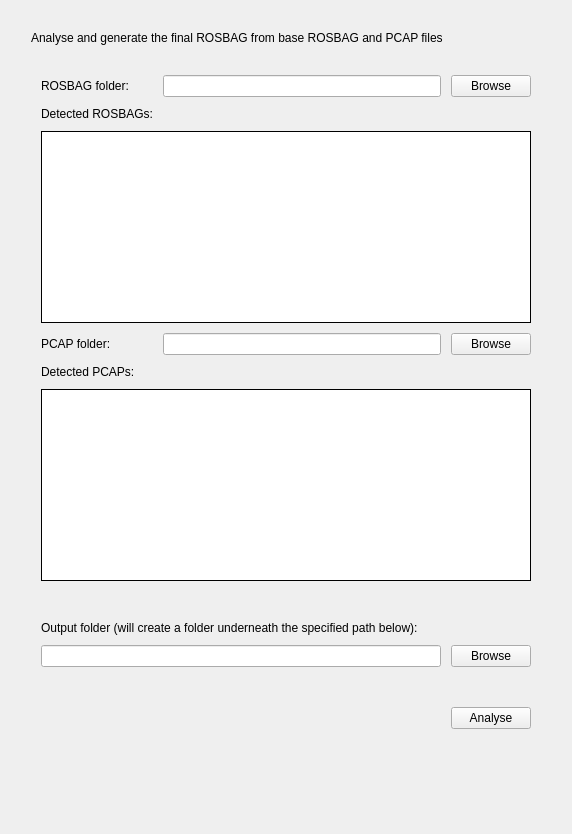
      <widget class="QWidget" name="analyser_tab">
       <property name="sizePolicy">
        <sizepolicy hsizetype="Fixed" vsizetype="Fixed">
         <horstretch>0</horstretch>
         <verstretch>0</verstretch>
        </sizepolicy>
       </property>
       <attribute name="title">
        <string>Analyser</string>
       </attribute>
       <layout class="QGridLayout" name="gridLayout_2">
        <item row="8" column="0">
         <spacer name="verticalSpacer">
          <property name="orientation">
           <enum>Qt::Vertical</enum>
          </property>
          <property name="sizeHint" stdset="0">
           <size>
            <width>20</width>
            <height>40</height>
           </size>
          </property>
         </spacer>
        </item>
        <item row="3" column="0">
         <layout class="QVBoxLayout" name="verticalLayout">
          <property name="spacing">
           <number>20</number>
          </property>
          <property name="leftMargin">
           <number>20</number>
          </property>
          <property name="topMargin">
           <number>20</number>
          </property>
          <property name="rightMargin">
           <number>20</number>
          </property>
          <property name="bottomMargin">
           <number>20</number>
          </property>
          <item>
           <widget class="QLabel" name="label_20">
            <property name="sizePolicy">
             <sizepolicy hsizetype="Fixed" vsizetype="Fixed">
              <horstretch>0</horstretch>
              <verstretch>0</verstretch>
             </sizepolicy>
            </property>
            <property name="frameShape">
             <enum>QFrame::NoFrame</enum>
            </property>
            <property name="text">
             <string>Analyse and generate the final ROSBAG from base ROSBAG and PCAP files</string>
            </property>
            <property name="textFormat">
             <enum>Qt::AutoText</enum>
            </property>
           </widget>
          </item>
          <item>
           <layout class="QGridLayout" name="gridLayout_3">
            <property name="leftMargin">
             <number>10</number>
            </property>
            <property name="topMargin">
             <number>10</number>
            </property>
            <property name="rightMargin">
             <number>10</number>
            </property>
            <property name="bottomMargin">
             <number>10</number>
            </property>
            <property name="spacing">
             <number>10</number>
            </property>
            <item row="1" column="1">
             <widget class="QLineEdit" name="AnalyserRosbagPath">
              <property name="sizePolicy">
               <sizepolicy hsizetype="Preferred" vsizetype="Fixed">
                <horstretch>0</horstretch>
                <verstretch>0</verstretch>
               </sizepolicy>
              </property>
              <property name="minimumSize">
               <size>
                <width>0</width>
                <height>0</height>
               </size>
              </property>
              <property name="text">
               <string/>
              </property>
              <property name="clearButtonEnabled">
               <bool>true</bool>
              </property>
             </widget>
            </item>
            <item row="1" column="0">
             <widget class="QLabel" name="label_21">
              <property name="sizePolicy">
               <sizepolicy hsizetype="Fixed" vsizetype="Fixed">
                <horstretch>0</horstretch>
                <verstretch>0</verstretch>
               </sizepolicy>
              </property>
              <property name="frameShape">
               <enum>QFrame::NoFrame</enum>
              </property>
              <property name="text">
               <string>ROSBAG folder:</string>
              </property>
              <property name="textFormat">
               <enum>Qt::AutoText</enum>
              </property>
             </widget>
            </item>
            <item row="4" column="0">
             <widget class="QLabel" name="label_24">
              <property name="sizePolicy">
               <sizepolicy hsizetype="Fixed" vsizetype="Fixed">
                <horstretch>0</horstretch>
                <verstretch>0</verstretch>
               </sizepolicy>
              </property>
              <property name="frameShape">
               <enum>QFrame::NoFrame</enum>
              </property>
              <property name="text">
               <string>PCAP folder:</string>
              </property>
              <property name="textFormat">
               <enum>Qt::AutoText</enum>
              </property>
             </widget>
            </item>
            <item row="6" column="0" colspan="3">
             <widget class="QListView" name="AnalyserPcapList">
              <property name="minimumSize">
               <size>
                <width>0</width>
                <height>150</height>
               </size>
              </property>
              <property name="font">
               <font>
                <pointsize>9</pointsize>
               </font>
              </property>
              <property name="frameShape">
               <enum>QFrame::Box</enum>
              </property>
              <property name="frameShadow">
               <enum>QFrame::Plain</enum>
              </property>
              <property name="editTriggers">
               <set>QAbstractItemView::NoEditTriggers</set>
              </property>
             </widget>
            </item>
            <item row="3" column="0" colspan="3">
             <widget class="QListView" name="AnalyserRosbagList">
              <property name="enabled">
               <bool>true</bool>
              </property>
              <property name="minimumSize">
               <size>
                <width>0</width>
                <height>150</height>
               </size>
              </property>
              <property name="font">
               <font>
                <pointsize>9</pointsize>
               </font>
              </property>
              <property name="frameShape">
               <enum>QFrame::Box</enum>
              </property>
              <property name="frameShadow">
               <enum>QFrame::Plain</enum>
              </property>
              <property name="editTriggers">
               <set>QAbstractItemView::NoEditTriggers</set>
              </property>
             </widget>
            </item>
            <item row="5" column="0">
             <widget class="QLabel" name="label_23">
              <property name="sizePolicy">
               <sizepolicy hsizetype="Fixed" vsizetype="Fixed">
                <horstretch>0</horstretch>
                <verstretch>0</verstretch>
               </sizepolicy>
              </property>
              <property name="frameShape">
               <enum>QFrame::NoFrame</enum>
              </property>
              <property name="text">
               <string>Detected PCAPs:</string>
              </property>
              <property name="textFormat">
               <enum>Qt::AutoText</enum>
              </property>
             </widget>
            </item>
            <item row="2" column="0">
             <widget class="QLabel" name="label_22">
              <property name="sizePolicy">
               <sizepolicy hsizetype="Fixed" vsizetype="Fixed">
                <horstretch>0</horstretch>
                <verstretch>0</verstretch>
               </sizepolicy>
              </property>
              <property name="frameShape">
               <enum>QFrame::NoFrame</enum>
              </property>
              <property name="text">
               <string>Detected ROSBAGs:</string>
              </property>
              <property name="textFormat">
               <enum>Qt::AutoText</enum>
              </property>
             </widget>
            </item>
            <item row="4" column="2">
             <widget class="QPushButton" name="AnalyserPcapBrowse">
              <property name="sizePolicy">
               <sizepolicy hsizetype="Fixed" vsizetype="Fixed">
                <horstretch>0</horstretch>
                <verstretch>0</verstretch>
               </sizepolicy>
              </property>
              <property name="text">
               <string>Browse</string>
              </property>
              <property name="autoDefault">
               <bool>false</bool>
              </property>
              <property name="default">
               <bool>false</bool>
              </property>
              <property name="flat">
               <bool>false</bool>
              </property>
             </widget>
            </item>
            <item row="1" column="2">
             <widget class="QPushButton" name="AnalyserRosbagBrowse">
              <property name="sizePolicy">
               <sizepolicy hsizetype="Fixed" vsizetype="Fixed">
                <horstretch>0</horstretch>
                <verstretch>0</verstretch>
               </sizepolicy>
              </property>
              <property name="text">
               <string>Browse</string>
              </property>
              <property name="autoDefault">
               <bool>false</bool>
              </property>
              <property name="default">
               <bool>false</bool>
              </property>
              <property name="flat">
               <bool>false</bool>
              </property>
             </widget>
            </item>
            <item row="4" column="1">
             <widget class="QLineEdit" name="AnalyserPcapPath">
              <property name="sizePolicy">
               <sizepolicy hsizetype="Preferred" vsizetype="Fixed">
                <horstretch>0</horstretch>
                <verstretch>0</verstretch>
               </sizepolicy>
              </property>
              <property name="minimumSize">
               <size>
                <width>0</width>
                <height>0</height>
               </size>
              </property>
              <property name="clearButtonEnabled">
               <bool>true</bool>
              </property>
             </widget>
            </item>
           </layout>
          </item>
          <item>
           <layout class="QGridLayout" name="gridLayout_7">
            <property name="leftMargin">
             <number>10</number>
            </property>
            <property name="topMargin">
             <number>10</number>
            </property>
            <property name="rightMargin">
             <number>10</number>
            </property>
            <property name="bottomMargin">
             <number>10</number>
            </property>
            <property name="spacing">
             <number>10</number>
            </property>
            <item row="1" column="2">
             <widget class="QPushButton" name="AnalyserOutputBrowse">
              <property name="sizePolicy">
               <sizepolicy hsizetype="Fixed" vsizetype="Fixed">
                <horstretch>0</horstretch>
                <verstretch>0</verstretch>
               </sizepolicy>
              </property>
              <property name="text">
               <string>Browse</string>
              </property>
              <property name="autoDefault">
               <bool>false</bool>
              </property>
              <property name="default">
               <bool>false</bool>
              </property>
              <property name="flat">
               <bool>false</bool>
              </property>
             </widget>
            </item>
            <item row="1" column="0" colspan="2">
             <widget class="QLineEdit" name="AnalyserOutputPath">
              <property name="sizePolicy">
               <sizepolicy hsizetype="Preferred" vsizetype="Fixed">
                <horstretch>0</horstretch>
                <verstretch>0</verstretch>
               </sizepolicy>
              </property>
              <property name="minimumSize">
               <size>
                <width>0</width>
                <height>0</height>
               </size>
              </property>
              <property name="text">
               <string/>
              </property>
              <property name="clearButtonEnabled">
               <bool>true</bool>
              </property>
             </widget>
            </item>
            <item row="0" column="0" colspan="3">
             <widget class="QLabel" name="label_35">
              <property name="sizePolicy">
               <sizepolicy hsizetype="Fixed" vsizetype="Fixed">
                <horstretch>0</horstretch>
                <verstretch>0</verstretch>
               </sizepolicy>
              </property>
              <property name="frameShape">
               <enum>QFrame::NoFrame</enum>
              </property>
              <property name="text">
               <string>Output folder (will create a folder underneath the specified path below):</string>
              </property>
              <property name="textFormat">
               <enum>Qt::AutoText</enum>
              </property>
             </widget>
            </item>
           </layout>
          </item>
          <item>
           <layout class="QGridLayout" name="gridLayout_6">
            <property name="leftMargin">
             <number>10</number>
            </property>
            <property name="topMargin">
             <number>10</number>
            </property>
            <property name="rightMargin">
             <number>10</number>
            </property>
            <property name="bottomMargin">
             <number>10</number>
            </property>
            <property name="spacing">
             <number>10</number>
            </property>
            <item row="1" column="0">
             <widget class="QLabel" name="AnalyserError">
              <property name="sizePolicy">
               <sizepolicy hsizetype="Fixed" vsizetype="Fixed">
                <horstretch>0</horstretch>
                <verstretch>0</verstretch>
               </sizepolicy>
              </property>
              <property name="minimumSize">
               <size>
                <width>400</width>
                <height>0</height>
               </size>
              </property>
              <property name="palette">
               <palette>
                <active>
                 <colorrole role="WindowText">
                  <brush brushstyle="SolidPattern">
                   <color alpha="255">
                    <red>255</red>
                    <green>0</green>
                    <blue>0</blue>
                   </color>
                  </brush>
                 </colorrole>
                 <colorrole role="Text">
                  <brush brushstyle="SolidPattern">
                   <color alpha="255">
                    <red>255</red>
                    <green>0</green>
                    <blue>0</blue>
                   </color>
                  </brush>
                 </colorrole>
                 <colorrole role="ButtonText">
                  <brush brushstyle="SolidPattern">
                   <color alpha="255">
                    <red>255</red>
                    <green>0</green>
                    <blue>0</blue>
                   </color>
                  </brush>
                 </colorrole>
                 <colorrole role="HighlightedText">
                  <brush brushstyle="SolidPattern">
                   <color alpha="255">
                    <red>255</red>
                    <green>0</green>
                    <blue>0</blue>
                   </color>
                  </brush>
                 </colorrole>
                </active>
                <inactive>
                 <colorrole role="WindowText">
                  <brush brushstyle="SolidPattern">
                   <color alpha="255">
                    <red>0</red>
                    <green>0</green>
                    <blue>0</blue>
                   </color>
                  </brush>
                 </colorrole>
                 <colorrole role="Text">
                  <brush brushstyle="SolidPattern">
                   <color alpha="255">
                    <red>0</red>
                    <green>0</green>
                    <blue>0</blue>
                   </color>
                  </brush>
                 </colorrole>
                 <colorrole role="ButtonText">
                  <brush brushstyle="SolidPattern">
                   <color alpha="255">
                    <red>0</red>
                    <green>0</green>
                    <blue>0</blue>
                   </color>
                  </brush>
                 </colorrole>
                 <colorrole role="HighlightedText">
                  <brush brushstyle="SolidPattern">
                   <color alpha="255">
                    <red>255</red>
                    <green>255</green>
                    <blue>255</blue>
                   </color>
                  </brush>
                 </colorrole>
                </inactive>
                <disabled>
                 <colorrole role="WindowText">
                  <brush brushstyle="SolidPattern">
                   <color alpha="255">
                    <red>0</red>
                    <green>0</green>
                    <blue>0</blue>
                   </color>
                  </brush>
                 </colorrole>
                 <colorrole role="Text">
                  <brush brushstyle="SolidPattern">
                   <color alpha="255">
                    <red>0</red>
                    <green>0</green>
                    <blue>0</blue>
                   </color>
                  </brush>
                 </colorrole>
                 <colorrole role="ButtonText">
                  <brush brushstyle="SolidPattern">
                   <color alpha="255">
                    <red>0</red>
                    <green>0</green>
                    <blue>0</blue>
                   </color>
                  </brush>
                 </colorrole>
                 <colorrole role="HighlightedText">
                  <brush brushstyle="SolidPattern">
                   <color alpha="255">
                    <red>255</red>
                    <green>255</green>
                    <blue>255</blue>
                   </color>
                  </brush>
                 </colorrole>
                </disabled>
               </palette>
              </property>
              <property name="frameShape">
               <enum>QFrame::NoFrame</enum>
              </property>
              <property name="text">
               <string/>
              </property>
              <property name="textFormat">
               <enum>Qt::AutoText</enum>
              </property>
             </widget>
            </item>
            <item row="2" column="0">
             <widget class="QLabel" name="AnalyserSuccess">
              <property name="sizePolicy">
               <sizepolicy hsizetype="Fixed" vsizetype="Fixed">
                <horstretch>0</horstretch>
                <verstretch>0</verstretch>
               </sizepolicy>
              </property>
              <property name="minimumSize">
               <size>
                <width>400</width>
                <height>0</height>
               </size>
              </property>
              <property name="palette">
               <palette>
                <active>
                 <colorrole role="WindowText">
                  <brush brushstyle="SolidPattern">
                   <color alpha="255">
                    <red>0</red>
                    <green>255</green>
                    <blue>0</blue>
                   </color>
                  </brush>
                 </colorrole>
                 <colorrole role="Text">
                  <brush brushstyle="SolidPattern">
                   <color alpha="255">
                    <red>0</red>
                    <green>255</green>
                    <blue>0</blue>
                   </color>
                  </brush>
                 </colorrole>
                 <colorrole role="ButtonText">
                  <brush brushstyle="SolidPattern">
                   <color alpha="255">
                    <red>0</red>
                    <green>255</green>
                    <blue>0</blue>
                   </color>
                  </brush>
                 </colorrole>
                 <colorrole role="HighlightedText">
                  <brush brushstyle="SolidPattern">
                   <color alpha="255">
                    <red>0</red>
                    <green>255</green>
                    <blue>0</blue>
                   </color>
                  </brush>
                 </colorrole>
                </active>
                <inactive>
                 <colorrole role="WindowText">
                  <brush brushstyle="SolidPattern">
                   <color alpha="255">
                    <red>0</red>
                    <green>0</green>
                    <blue>0</blue>
                   </color>
                  </brush>
                 </colorrole>
                 <colorrole role="Text">
                  <brush brushstyle="SolidPattern">
                   <color alpha="255">
                    <red>0</red>
                    <green>0</green>
                    <blue>0</blue>
                   </color>
                  </brush>
                 </colorrole>
                 <colorrole role="ButtonText">
                  <brush brushstyle="SolidPattern">
                   <color alpha="255">
                    <red>0</red>
                    <green>0</green>
                    <blue>0</blue>
                   </color>
                  </brush>
                 </colorrole>
                 <colorrole role="HighlightedText">
                  <brush brushstyle="SolidPattern">
                   <color alpha="255">
                    <red>255</red>
                    <green>255</green>
                    <blue>255</blue>
                   </color>
                  </brush>
                 </colorrole>
                </inactive>
                <disabled>
                 <colorrole role="WindowText">
                  <brush brushstyle="SolidPattern">
                   <color alpha="255">
                    <red>0</red>
                    <green>0</green>
                    <blue>0</blue>
                   </color>
                  </brush>
                 </colorrole>
                 <colorrole role="Text">
                  <brush brushstyle="SolidPattern">
                   <color alpha="255">
                    <red>0</red>
                    <green>0</green>
                    <blue>0</blue>
                   </color>
                  </brush>
                 </colorrole>
                 <colorrole role="ButtonText">
                  <brush brushstyle="SolidPattern">
                   <color alpha="255">
                    <red>0</red>
                    <green>0</green>
                    <blue>0</blue>
                   </color>
                  </brush>
                 </colorrole>
                 <colorrole role="HighlightedText">
                  <brush brushstyle="SolidPattern">
                   <color alpha="255">
                    <red>255</red>
                    <green>255</green>
                    <blue>255</blue>
                   </color>
                  </brush>
                 </colorrole>
                </disabled>
               </palette>
              </property>
              <property name="frameShape">
               <enum>QFrame::NoFrame</enum>
              </property>
              <property name="text">
               <string/>
              </property>
              <property name="textFormat">
               <enum>Qt::AutoText</enum>
              </property>
             </widget>
            </item>
            <item row="1" column="1">
             <widget class="QPushButton" name="AnalyserAnalyse">
              <property name="sizePolicy">
               <sizepolicy hsizetype="Fixed" vsizetype="Fixed">
                <horstretch>0</horstretch>
                <verstretch>0</verstretch>
               </sizepolicy>
              </property>
              <property name="text">
               <string>Analyse</string>
              </property>
              <property name="flat">
               <bool>false</bool>
              </property>
             </widget>
            </item>
           </layout>
          </item>
         </layout>
        </item>
       </layout>
      </widget>
